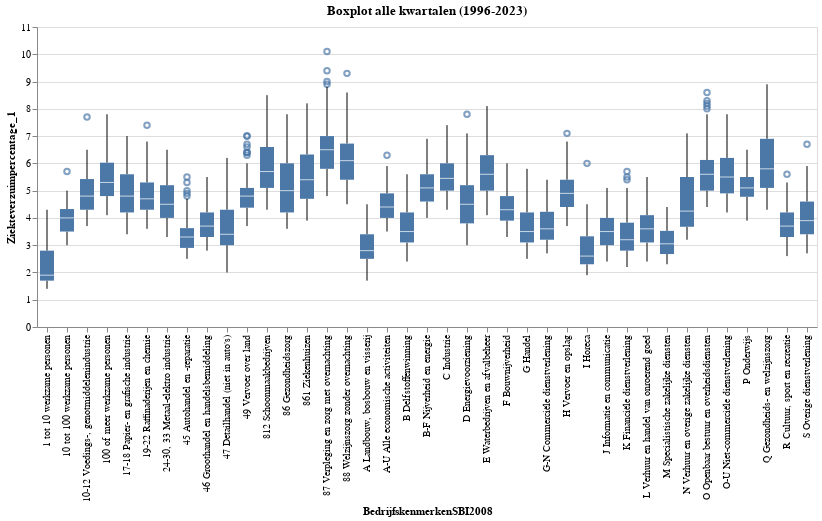

Notebook cell for this chart:
### Code cell
alt.Chart(data=data_kwartalen).mark_boxplot().encode(
    x='BedrijfskenmerkenSBI2008', 
    y='Ziekteverzuimpercentage_1',
    ).properties(title='Boxplot alle kwartalen (1996-2023)')

### Figure 1 — Vega-Lite specification as saved in the notebook (floating-point values rounded to 4 significant figures; data arrays with more than 128 entries replaced by an {"elided": "..."} marker saying what was removed)
{"config": {"view": {"continuousWidth": 300, "continuousHeight": 300}}, "data": {"name": "data-418e6a40fb31719531b01e212cee7283"}, "mark": {"type": "boxplot"}, "encoding": {"x": {"field": "BedrijfskenmerkenSBI2008", "type": "nominal"}, "y": {"field": "Ziekteverzuimpercentage_1", "type": "quantitative"}}, "title": "Boxplot alle kwartalen (1996-2023)", "$schema": "https://vega.github.io/schema/vega-lite/v5.17.0.json", "datasets": {"data-418e6a40fb31719531b01e212cee7283": {"elided": "4368 records"}}}
